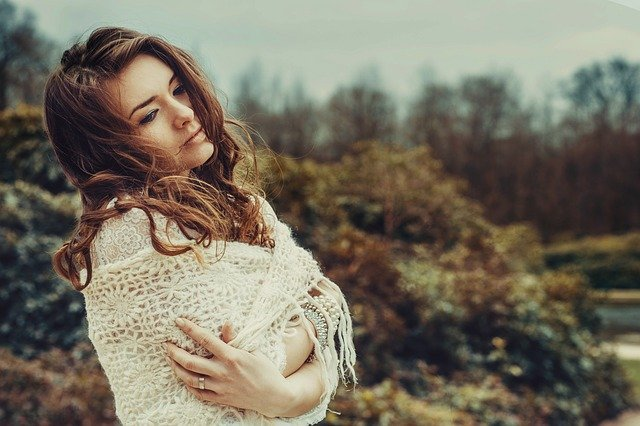
//> input picture OpenCV_11Week/OpenCV_11Week/Base.lproj/woman.jpg, 640 x 426 px
$ ./main   (built with g++ and OpenCV 4)
//> lines starting //> are read from the running program, lines starting //| are printed output that depends on the picture; after the words box and inside, x2 and y2 are one past the last pixel; in counts of white or black regions, pixels touching at a corner belong together
#include<opencv2/opencv.hpp>
#include<opencv2/imgproc/types_c.h>

using namespace std;
using namespace cv;

string pathA = "/Users/cha-ji/iCloud Drive(아카이브)/3학년 1학기/영상처리및실습(장원두)/Git/OpenCV_11Week/OpenCV_11Week/A.jpg";
string pathB = "/Users/cha-ji/iCloud Drive(아카이브)/3학년 1학기/영상처리및실습(장원두)/Git/OpenCV_11Week/OpenCV_11Week/B.jpg";
string pathC = "/Users/cha-ji/iCloud Drive(아카이브)/3학년 1학기/영상처리및실습(장원두)/Git/OpenCV_11Week/OpenCV_11Week/Base.lproj/woman.jpg";
string winNameA = "A";
string winNameB = "B";

void isSkinArea(Mat ycrcb[],Mat &skinImg){
    //resize
    skinImg = Mat(ycrcb[0].rows,ycrcb[0].cols,CV_8U);

    for(int i=0; i<skinImg.rows;i++){
        for(int j=0; j<skinImg.cols;j++){
            if(ycrcb[0].at<uchar>(i,j)>80
               && ycrcb[2].at<uchar>(i,j)<135
               && ycrcb[2].at<uchar>(i,j)>85
               && ycrcb[1].at<uchar>(i,j)>135
               && ycrcb[1].at<uchar>(i,j)<180)
                skinImg.at<uchar>(i,j) = 255;
        }
    }

}
int main(){
    Mat BGR_img = imread(pathC);
//> BGR_img is the input picture: 426 rows x 640 cols, CV_8UC3; mean B, G, R 97.3, 112.5, 119
    Mat HSV_img,hsv[3],YCrCb_img,ycrcb[3],
        Skin_img,bgr[3],skin_color;

    cvtColor(BGR_img, HSV_img, CV_BGR2HSV);
//> HSV_img: 426 rows x 640 cols, CV_8UC3; mean H, S, V 42.5, 63.8, 123
    cvtColor(BGR_img, YCrCb_img,CV_BGR2YCrCb);
//> YCrCb_img: 426 rows x 640 cols, CV_8UC3; mean of channels 0, 1, 2 112.7, 132.5, 119.3

    split(YCrCb_img,ycrcb);
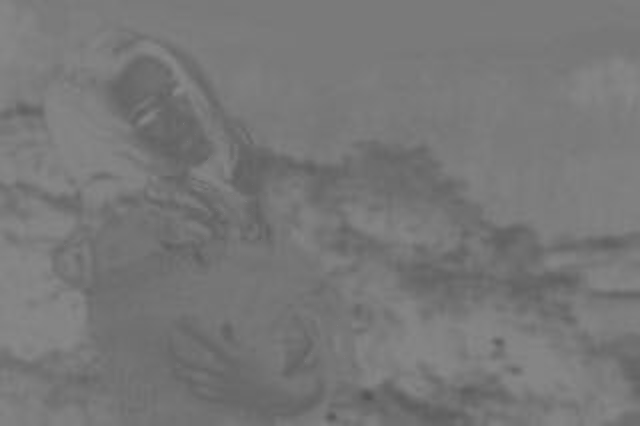
//> ycrcb[2]: 426 rows x 640 cols, CV_8UC1; min 83, max 137, mean 119.3
    split(HSV_img,hsv);
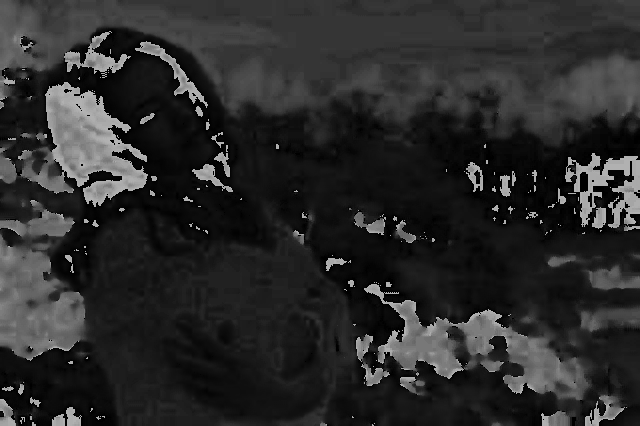
//> hsv[0]: 426 rows x 640 cols, CV_8UC1; min 0, max 179, mean 42.5
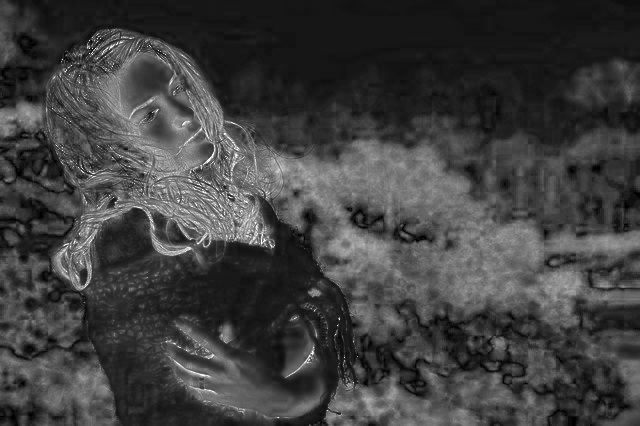
//> hsv[1]: 426 rows x 640 cols, CV_8UC1; min 0, max 255, mean 63.8
    split(BGR_img,bgr);
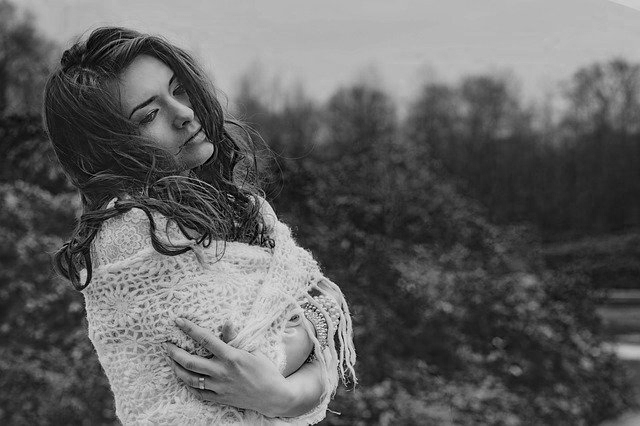
//> bgr[0]: 426 rows x 640 cols, CV_8UC1; min 0, max 239, mean 97.3
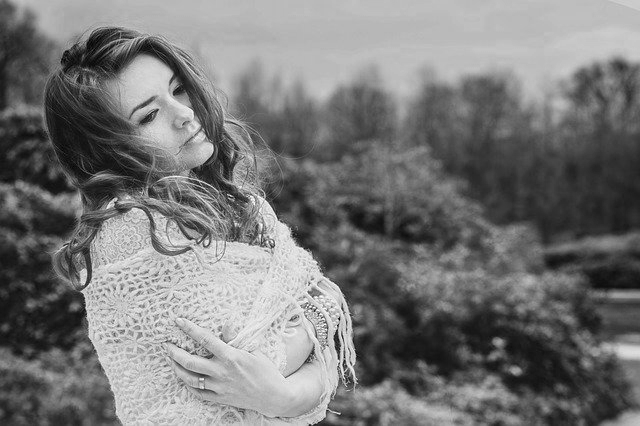
//> bgr[2]: 426 rows x 640 cols, CV_8UC1; min 0, max 255, mean 119

    isSkinArea(ycrcb,Skin_img);
//> in isSkinArea, `skinImg = Mat(ycrcb[0].rows,ycrcb[0].cols,CV_8U);`: skinImg: 426 rows x 640 cols, CV_8UC1; every value is 0
//> after the loop in isSkinArea, `for(int i=0; i<skinImg.rows;i++)`:
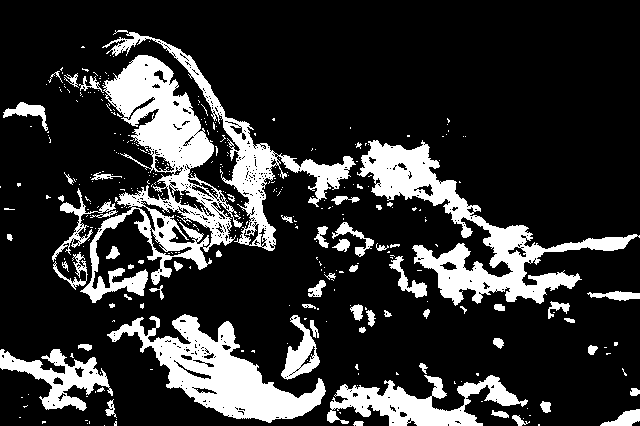
//> skinImg: 426 rows x 640 cols, CV_8UC1; 19.6% white; 346 white regions (279 under 20 px), largest, box (x1, y1, x2, y2) and area: (80, 55, 243, 303) 12741, (357, 140, 640, 306) 10846, (107, 314, 326, 423) 8654

    for(int i=0;i<3;i++){   //행렬곱이 아닌 원소끼리의 곱을위해 mul을 사용
        bgr[i] = bgr[i].mul(Skin_img/255);
    }
    merge(bgr,3,skin_color);
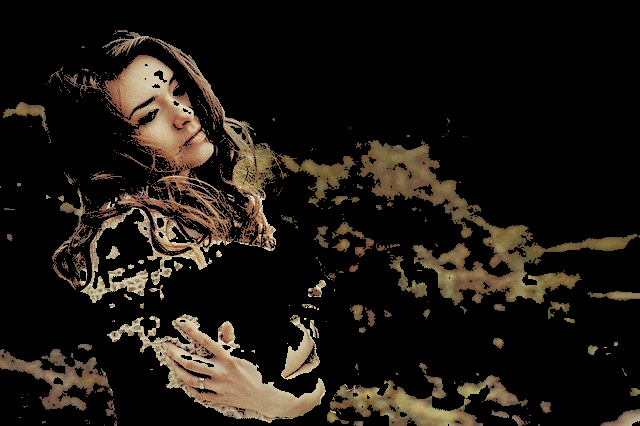
//> skin_color: 426 rows x 640 cols, CV_8UC3; mean B, G, R 18, 23.8, 28.8


    imshow("base",BGR_img);
    imshow("Skin",Skin_img);
    imshow("skinColor",skin_color);
    waitKey();
    return 0;
}
